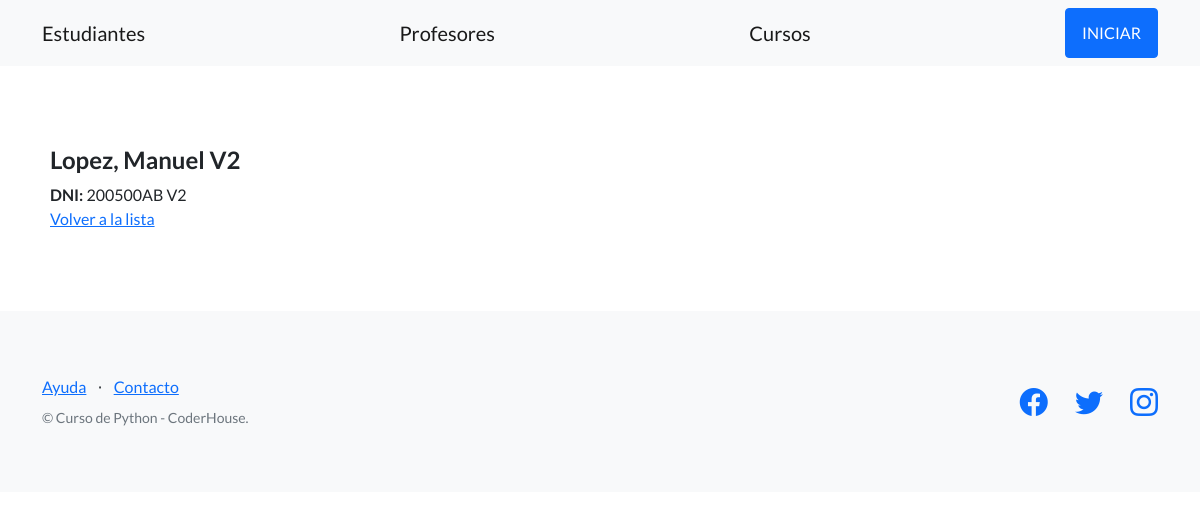
/plataforma/estudiantes/2/, run on an earlier commit of the app's database.
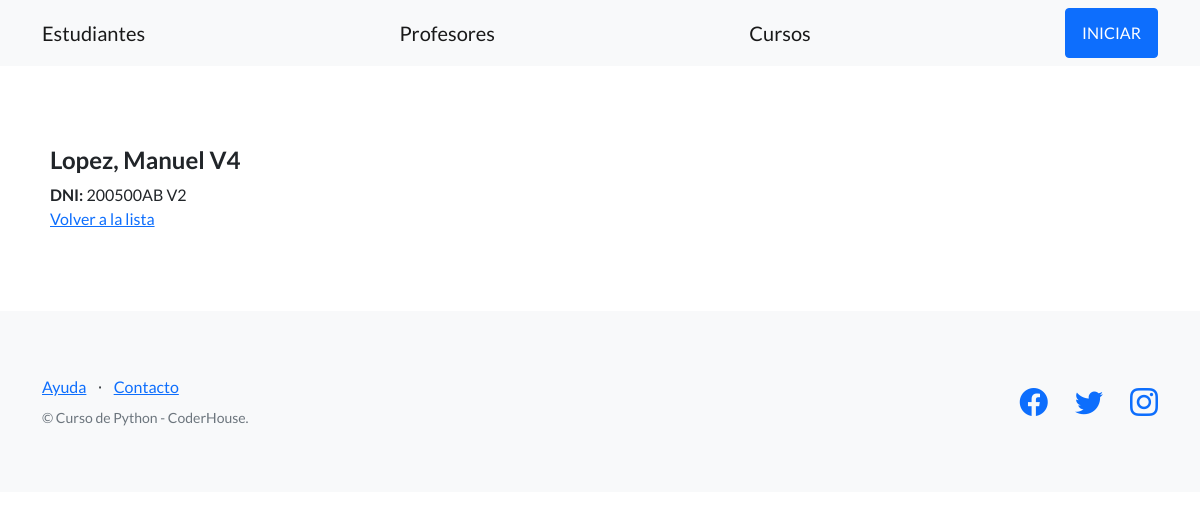
And on a later commit of the database.
### estudiantes/models.py (models this page shows, shortened)
class Estudiante(models.Model):
    nombre = models.CharField(max_length=256)
    apellido = models.CharField(max_length=256)
    dni = models.CharField(max_length=32)
    email = models.EmailField()
    fecha_nacimiento = models.DateField(null=True)

### estudiantes/views.py (the view)
# urls.py: path('estudiantes/<int:pk>/', EstudianteDetailView.as_view(), name="ver_estudiante"),
class EstudianteDetailView(DetailView):
    model = Estudiante
    success_url = reverse_lazy('listar_estudiantes')
    template_name = "estudiantes/detalle_estudiante.html"

### estudiantes/templates/estudiantes/detalle_estudiante.html (shortened to what this page needs)
{% extends "estudiantes/base.html" %}
{% block contenido %}
<h4>{{object.apellido}}, {{object.nombre}}</h4>
<span><b>DNI:</b> {{object.dni}}</span>
<br>
<a href="{% url 'listar_estudiantes' %}">Volver a la lista</a>
{% endblock contenido %}

What changed in the data, as far as the page shows it:
changed Estudiante "Lopez": nombre "Manuel V2" → "Manuel V4"
